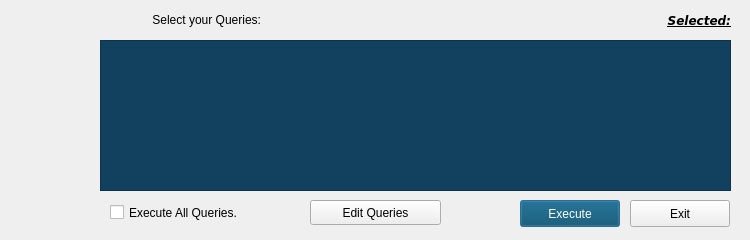
<?xml version="1.0" encoding="UTF-8"?>
<ui version="4.0">
 <class>Dialog</class>
 <widget class="QDialog" name="Dialog">
  <property name="geometry">
   <rect>
    <x>0</x>
    <y>0</y>
    <width>750</width>
    <height>240</height>
   </rect>
  </property>
  <property name="sizePolicy">
   <sizepolicy hsizetype="Fixed" vsizetype="Fixed">
    <horstretch>0</horstretch>
    <verstretch>0</verstretch>
   </sizepolicy>
  </property>
  <property name="minimumSize">
   <size>
    <width>750</width>
    <height>240</height>
   </size>
  </property>
  <property name="maximumSize">
   <size>
    <width>750</width>
    <height>240</height>
   </size>
  </property>
  <property name="windowTitle">
   <string>QueryBox to Update Table</string>
  </property>
  <property name="windowIcon">
   <iconset>
    <normaloff>icon.png</normaloff>icon.png</iconset>
  </property>
  <widget class="QStackedWidget" name="stackedWidget">
   <property name="geometry">
    <rect>
     <x>0</x>
     <y>0</y>
     <width>750</width>
     <height>240</height>
    </rect>
   </property>
   <property name="currentIndex">
    <number>0</number>
   </property>
   <widget class="QWidget" name="page">
    <widget class="QLabel" name="icon">
     <property name="geometry">
      <rect>
       <x>10</x>
       <y>10</y>
       <width>81</width>
       <height>71</height>
      </rect>
     </property>
     <property name="text">
      <string/>
     </property>
     <property name="pixmap">
      <pixmap>icon.png</pixmap>
     </property>
     <property name="scaledContents">
      <bool>true</bool>
     </property>
    </widget>
    <widget class="QLabel" name="title">
     <property name="geometry">
      <rect>
       <x>0</x>
       <y>10</y>
       <width>261</width>
       <height>20</height>
      </rect>
     </property>
     <property name="text">
      <string>Select your Queries:</string>
     </property>
     <property name="alignment">
      <set>Qt::AlignRight|Qt::AlignTrailing|Qt::AlignVCenter</set>
     </property>
    </widget>
    <widget class="QLabel" name="status">
     <property name="geometry">
      <rect>
       <x>20</x>
       <y>100</y>
       <width>81</width>
       <height>111</height>
      </rect>
     </property>
     <property name="font">
      <font>
       <family>DejaVu Sans</family>
       <pointsize>9</pointsize>
       <weight>50</weight>
       <italic>true</italic>
       <bold>false</bold>
      </font>
     </property>
     <property name="styleSheet">
      <string notr="true">color: rgb(2, 126, 0);
font: oblique 9pt &quot;DejaVu Sans&quot;;</string>
     </property>
     <property name="text">
      <string/>
     </property>
     <property name="wordWrap">
      <bool>true</bool>
     </property>
    </widget>
    <widget class="QCheckBox" name="execAll">
     <property name="geometry">
      <rect>
       <x>110</x>
       <y>200</y>
       <width>191</width>
       <height>25</height>
      </rect>
     </property>
     <property name="text">
      <string>Execute All Queries.</string>
     </property>
    </widget>
    <widget class="QPushButton" name="execute">
     <property name="geometry">
      <rect>
       <x>520</x>
       <y>200</y>
       <width>100</width>
       <height>27</height>
      </rect>
     </property>
     <property name="styleSheet">
      <string notr="true">background-color: rgb(0, 70, 101);
color: rgb(255, 255, 255);</string>
     </property>
     <property name="text">
      <string>Execute</string>
     </property>
    </widget>
    <widget class="QPushButton" name="exit">
     <property name="geometry">
      <rect>
       <x>630</x>
       <y>200</y>
       <width>100</width>
       <height>27</height>
      </rect>
     </property>
     <property name="text">
      <string>Exit</string>
     </property>
    </widget>
    <widget class="QListWidget" name="listWidget">
     <property name="geometry">
      <rect>
       <x>100</x>
       <y>40</y>
       <width>631</width>
       <height>151</height>
      </rect>
     </property>
     <property name="font">
      <font>
       <family>DejaVu Sans Mono</family>
       <pointsize>10</pointsize>
       <weight>75</weight>
       <italic>true</italic>
       <bold>true</bold>
      </font>
     </property>
     <property name="styleSheet">
      <string notr="true">background-color: rgb(18, 65, 96);
color: rgb(225, 255, 225);</string>
     </property>
     <property name="editTriggers">
      <set>QAbstractItemView::DoubleClicked|QAbstractItemView::SelectedClicked</set>
     </property>
     <property name="alternatingRowColors">
      <bool>true</bool>
     </property>
     <property name="spacing">
      <number>3</number>
     </property>
    </widget>
    <widget class="QLabel" name="activeQuery">
     <property name="geometry">
      <rect>
       <x>280</x>
       <y>0</y>
       <width>451</width>
       <height>41</height>
      </rect>
     </property>
     <property name="font">
      <font>
       <family>DejaVu Sans</family>
       <pointsize>9</pointsize>
       <weight>75</weight>
       <italic>true</italic>
       <bold>true</bold>
       <underline>true</underline>
      </font>
     </property>
     <property name="styleSheet">
      <string notr="true">text-decoration:underline;
font: 75 bold oblique 9pt &quot;DejaVu Sans&quot;;
color: rgb(0, 0, 0);</string>
     </property>
     <property name="text">
      <string>Selected:</string>
     </property>
     <property name="alignment">
      <set>Qt::AlignRight|Qt::AlignTrailing|Qt::AlignVCenter</set>
     </property>
    </widget>
    <widget class="QPushButton" name="editQueries">
     <property name="enabled">
      <bool>true</bool>
     </property>
     <property name="geometry">
      <rect>
       <x>310</x>
       <y>200</y>
       <width>131</width>
       <height>25</height>
      </rect>
     </property>
     <property name="text">
      <string>Edit Queries</string>
     </property>
     <property name="checked">
      <bool>false</bool>
     </property>
    </widget>
    <zorder>editQueries</zorder>
    <zorder>icon</zorder>
    <zorder>title</zorder>
    <zorder>status</zorder>
    <zorder>execAll</zorder>
    <zorder>execute</zorder>
    <zorder>exit</zorder>
    <zorder>listWidget</zorder>
    <zorder>activeQuery</zorder>
   </widget>
   <widget class="QWidget" name="page_2">
    <widget class="QLabel" name="title_2">
     <property name="geometry">
      <rect>
       <x>100</x>
       <y>10</y>
       <width>391</width>
       <height>19</height>
      </rect>
     </property>
     <property name="text">
      <string>Check your Queries:</string>
     </property>
    </widget>
    <widget class="QLabel" name="icon_2">
     <property name="geometry">
      <rect>
       <x>10</x>
       <y>10</y>
       <width>81</width>
       <height>71</height>
      </rect>
     </property>
     <property name="text">
      <string/>
     </property>
     <property name="pixmap">
      <pixmap>icon.png</pixmap>
     </property>
     <property name="scaledContents">
      <bool>true</bool>
     </property>
    </widget>
    <widget class="QPushButton" name="exit_2">
     <property name="geometry">
      <rect>
       <x>630</x>
       <y>200</y>
       <width>100</width>
       <height>27</height>
      </rect>
     </property>
     <property name="text">
      <string>Exit</string>
     </property>
    </widget>
    <widget class="QPushButton" name="execute_2">
     <property name="geometry">
      <rect>
       <x>510</x>
       <y>200</y>
       <width>100</width>
       <height>27</height>
      </rect>
     </property>
     <property name="styleSheet">
      <string notr="true">background-color: rgb(0, 70, 101);
color: rgb(255, 255, 255);</string>
     </property>
     <property name="text">
      <string>Execute</string>
     </property>
    </widget>
    <widget class="QLabel" name="label">
     <property name="geometry">
      <rect>
       <x>100</x>
       <y>180</y>
       <width>171</width>
       <height>19</height>
      </rect>
     </property>
     <property name="font">
      <font>
       <family>DejaVu Sans Mono</family>
       <pointsize>9</pointsize>
       <weight>75</weight>
       <italic>false</italic>
       <bold>true</bold>
      </font>
     </property>
     <property name="styleSheet">
      <string notr="true">background-color: rgb(126, 0, 0);
font: 75 bold 9pt &quot;DejaVu Sans Mono&quot;;
color: rgb(255, 255, 255);</string>
     </property>
     <property name="frameShape">
      <enum>QFrame::Box</enum>
     </property>
     <property name="text">
      <string>!! WARNING !!</string>
     </property>
     <property name="alignment">
      <set>Qt::AlignCenter</set>
     </property>
    </widget>
    <widget class="QLabel" name="label_2">
     <property name="geometry">
      <rect>
       <x>100</x>
       <y>200</y>
       <width>181</width>
       <height>31</height>
      </rect>
     </property>
     <property name="font">
      <font>
       <family>DejaVu Sans Mono</family>
       <pointsize>9</pointsize>
       <weight>75</weight>
       <bold>true</bold>
      </font>
     </property>
     <property name="text">
      <string>Table will be TRUNCATED to update data.</string>
     </property>
     <property name="wordWrap">
      <bool>true</bool>
     </property>
    </widget>
    <widget class="QPushButton" name="desc">
     <property name="geometry">
      <rect>
       <x>349</x>
       <y>200</y>
       <width>141</width>
       <height>27</height>
      </rect>
     </property>
     <property name="styleSheet">
      <string notr="true">background-color: rgb(5, 101, 5);
color: rgb(255, 255, 255);</string>
     </property>
     <property name="text">
      <string>Describe Table</string>
     </property>
    </widget>
    <widget class="QListWidget" name="insListWidget">
     <property name="geometry">
      <rect>
       <x>100</x>
       <y>30</y>
       <width>631</width>
       <height>151</height>
      </rect>
     </property>
     <property name="font">
      <font>
       <family>DejaVu Sans Mono</family>
       <pointsize>10</pointsize>
       <weight>75</weight>
       <italic>true</italic>
       <bold>true</bold>
      </font>
     </property>
     <property name="styleSheet">
      <string notr="true">background-color: rgb(96, 0, 0);
color: rgb(255, 225, 255);</string>
     </property>
     <property name="alternatingRowColors">
      <bool>true</bool>
     </property>
    </widget>
   </widget>
   <widget class="QWidget" name="page_3">
    <widget class="QLabel" name="label_3">
     <property name="geometry">
      <rect>
       <x>20</x>
       <y>20</y>
       <width>111</width>
       <height>91</height>
      </rect>
     </property>
     <property name="sizePolicy">
      <sizepolicy hsizetype="Preferred" vsizetype="Preferred">
       <horstretch>0</horstretch>
       <verstretch>0</verstretch>
      </sizepolicy>
     </property>
     <property name="styleSheet">
      <string notr="true">border-color: rgb(0, 0, 0);</string>
     </property>
     <property name="frameShape">
      <enum>QFrame::Box</enum>
     </property>
     <property name="text">
      <string/>
     </property>
     <property name="pixmap">
      <pixmap>png-transparent-free-content-warning-sign-icon-exclamation-point-angle-triangle-number.png</pixmap>
     </property>
     <property name="scaledContents">
      <bool>true</bool>
     </property>
    </widget>
    <widget class="QLabel" name="label_4">
     <property name="geometry">
      <rect>
       <x>140</x>
       <y>20</y>
       <width>291</width>
       <height>19</height>
      </rect>
     </property>
     <property name="styleSheet">
      <string notr="true">font: 75 bold oblique 12pt &quot;DejaVu Sans Mono&quot;;</string>
     </property>
     <property name="text">
      <string>WARNING: QueryTest Failed!</string>
     </property>
    </widget>
    <widget class="QLabel" name="errorType">
     <property name="geometry">
      <rect>
       <x>140</x>
       <y>40</y>
       <width>591</width>
       <height>19</height>
      </rect>
     </property>
     <property name="text">
      <string>ErrorType:</string>
     </property>
    </widget>
    <widget class="QLabel" name="error">
     <property name="geometry">
      <rect>
       <x>140</x>
       <y>70</y>
       <width>581</width>
       <height>51</height>
      </rect>
     </property>
     <property name="styleSheet">
      <string notr="true">QStackedWidget#page_3{
	background-color: rgb(217, 217, 217);
}</string>
     </property>
     <property name="text">
      <string>Error:</string>
     </property>
     <property name="wordWrap">
      <bool>true</bool>
     </property>
    </widget>
    <widget class="QLabel" name="cwd">
     <property name="geometry">
      <rect>
       <x>30</x>
       <y>110</y>
       <width>701</width>
       <height>71</height>
      </rect>
     </property>
     <property name="text">
      <string>TXT File Backups of both UPDATED insert_data queries and ORIGINAL insert_data queries have been made in the current working directory:</string>
     </property>
     <property name="wordWrap">
      <bool>true</bool>
     </property>
    </widget>
    <widget class="QLabel" name="label_8">
     <property name="geometry">
      <rect>
       <x>30</x>
       <y>190</y>
       <width>451</width>
       <height>41</height>
      </rect>
     </property>
     <property name="styleSheet">
      <string notr="true">font: 75 bold oblique 12pt &quot;DejaVu Sans Mono&quot;;</string>
     </property>
     <property name="text">
      <string>Do you want to TRUNCATE [delete ALL DATA from] table and FORCE THE UPDATE?</string>
     </property>
     <property name="wordWrap">
      <bool>true</bool>
     </property>
    </widget>
    <widget class="QPushButton" name="no">
     <property name="geometry">
      <rect>
       <x>639</x>
       <y>190</y>
       <width>91</width>
       <height>41</height>
      </rect>
     </property>
     <property name="styleSheet">
      <string notr="true">background-color: rgb(0, 114, 0);
color: rgb(255, 255, 255);</string>
     </property>
     <property name="text">
      <string>NO</string>
     </property>
    </widget>
    <widget class="QPushButton" name="yolo">
     <property name="geometry">
      <rect>
       <x>539</x>
       <y>190</y>
       <width>91</width>
       <height>41</height>
      </rect>
     </property>
     <property name="styleSheet">
      <string notr="true">background-color: rgb(114, 0, 0);
color: rgb(255, 255, 255);</string>
     </property>
     <property name="text">
      <string>YES</string>
     </property>
    </widget>
   </widget>
  </widget>
 </widget>
 <resources/>
 <connections/>
</ui>
